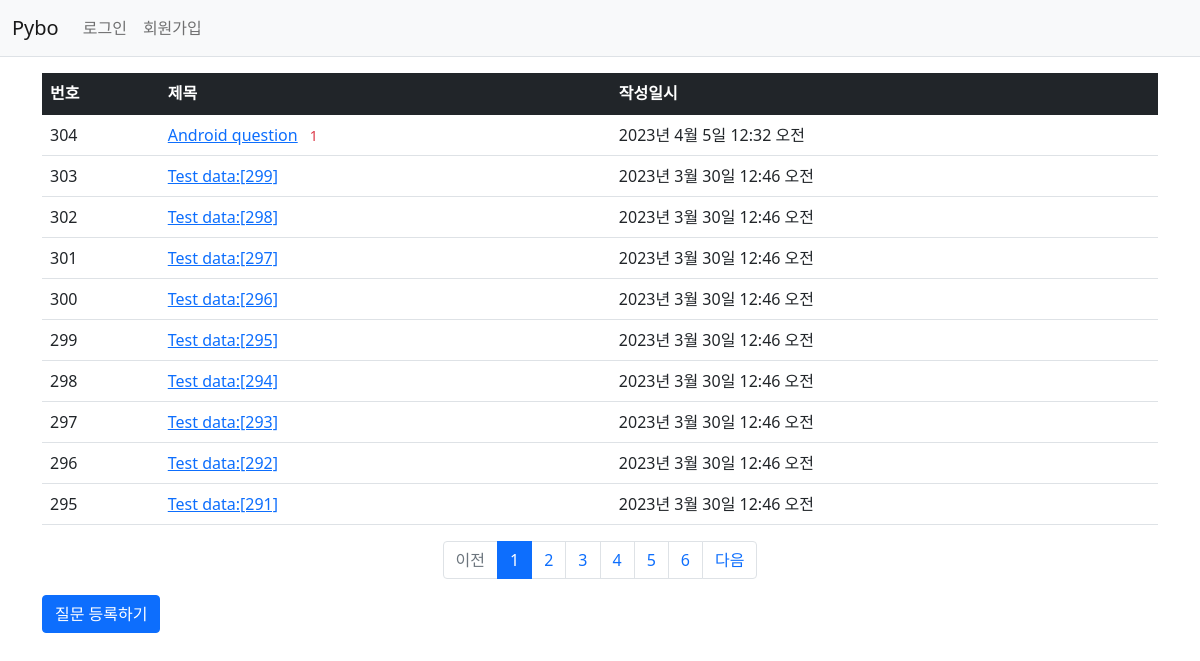
Page /pybo/ on the earlier database version.
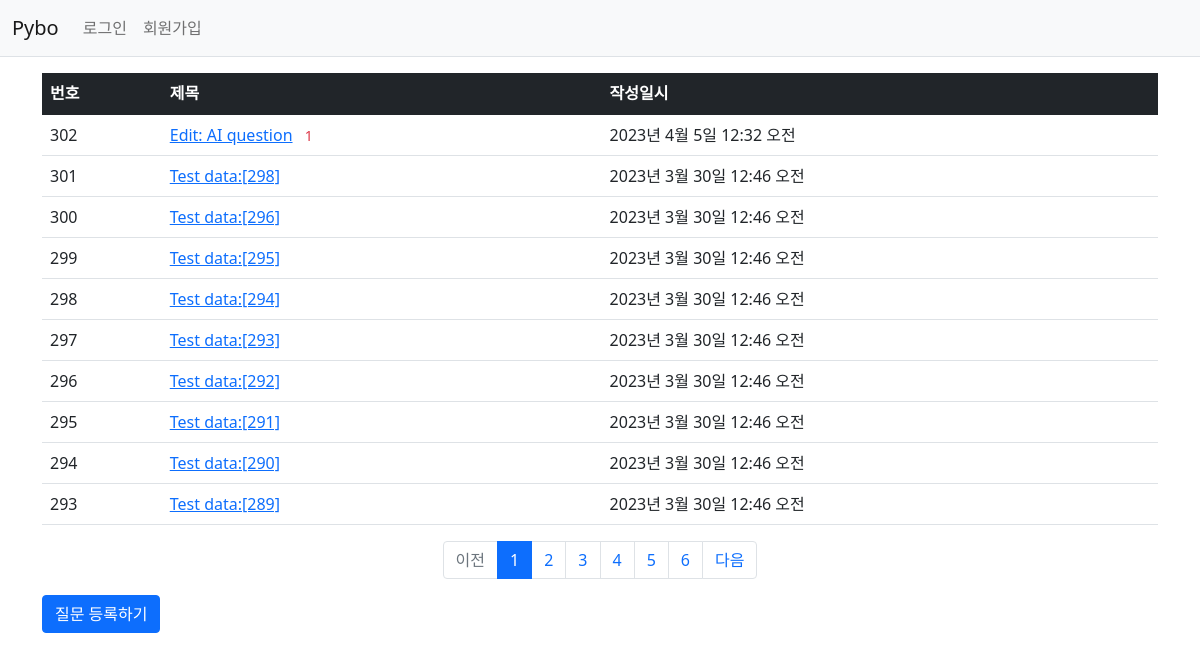
Same page on the later database version.
### pybo/models.py (models this page shows, shortened)
class Question(models.Model):
    author = models.ForeignKey(User, on_delete=models.CASCADE, related_name='author_question')  # question author
    subject = models.CharField(max_length=200)
    content = models.TextField()
    create_date = models.DateTimeField()
    modify_date = models.DateTimeField(null=True, blank=True)   # modified date
    voter = models.ManyToManyField(User, related_name='voter_question')    # 질문 추천인 추가. ManyToManyField = DB N:N relation

### pybo/views/base_views.py (the view)
# urls.py: path('', base_views.index, name='index'),    # '/'에 해당되는 path. 즉 http://localhost:8080/
def index(request):
    page = request.GET.get('page', '1')  # 페이지. # GET방식으로 호출된 url에서 page값을 가져올 때 사용됨
    question_list = Question.objects.order_by('-create_date')
    paginator = Paginator(question_list, 10)  # 페이지당 10개씩 보여주기
    page_obj = paginator.get_page(page)
    context = {'question_list': page_obj}   # question_list는 페이징 객체(page_obj)
    return render(request, 'pybo/question_list.html', context)

### pybo/templatetags/pybo_filter.py (called while the page is built)
@register.filter
def sub(value, arg):
    return value - arg

### templates/pybo/question_list.html
{%  extends 'base.html' %}
{% load pybo_filter %}
{% block content %}
<div class="container my-3">
    <table class="table">
        <thead>
        <tr class="table-dark">
            <th>번호</th>
            <th>제목</th>
            <th>작성일시</th>
        </tr>
        </thead>
        <tbody>
        {% if question_list %}
        {% for question in question_list %}
        <tr>
            <td>
                {{ question_list.paginator.count|sub:question_list.start_index|sub:forloop.counter0|add:1 }}
            </td>
            <td>
                <a href="{% url 'pybo:detail' question.id %}">{{ question.subject }}</a>
                {% if question.answer_set.count > 0 %}
                    <span class="text-danger small mx-2">{{ question.answer_set.count }}</span>
                {% endif %}
            </td>
            <td>{{ question.create_date }}</td>
        </tr>
        {% endfor %}
        {% else %}
        <tr>
            <td colspan="3">질문이 없습니다.</td>
        </tr>
        {% endif %}
        </tbody>
    </table>
    <ul class="pagination justify-content-center">
        {% if question_list.has_previous %}
        <li class="page-item">
            <a class="page-link" href="?page={{ question_list.previous_page_number }}">이전</a>
        </li>
        {% else %}
        <li class="page-item disabled">
            <a class="page-link" tabindex="-1" aria-disabled="true" href="#">이전</a>
        </li>
        {% endif %}
        {% for page_number in question_list.paginator.page_range %}
        {% if page_number >= question_list.number|add:-5 and page_number <= question_list.number|add:5 %}
        {% if page_number == question_list.number %}
        <li class="page-item active" aria-current="page">
            <a class="page-link" href="?page={{ page_number }}">{{ page_number }}</a>
        </li>
        {% else %}
        <li class="page-item">
            <a class="page-link" href="?page={{ page_number }}">{{ page_number }}</a>
        </li>
        {% endif %}
        {% endif %}
        {% endfor %}
        {% if question_list.has_next %}
        <li class="page-item">
            <a class="page-link" href="?page={{ question_list.next_page_number }}">다음</a>
        </li>
        {% else %}
        <li class="page-item disabled">
            <a class="page-link" tabindex="-1" aria-disabled="true" href="#">다음</a>
        </li>
        {% endif %}
    </ul>
    <a href="{% url 'pybo:question_create' %}" class="btn btn-primary">질문 등록하기</a>
</div>
{% endblock %}

Differences in the rows shown:
removed Question: paginator.count|sub "303", subject "Test data:[299]", create_date "2023년 3월 30일 12:46 오전"
removed Question: paginator.count|sub "301", subject "Test data:[297]", create_date "2023년 3월 30일 12:46 오전"
changed Question "2023년 4월 5일 12:32 오전": paginator.count|sub "304" → "302"; subject "Android question" → "Edit: AI question"
computed for Question "Test data:[298]": paginator.count|sub "302" → "301"
now on this page (row unchanged): Question: paginator.count|sub "294", subject "Test data:[290]", create_date "2023년 3월 30일 12:46 오전"
now on this page (row unchanged): Question: paginator.count|sub "293", subject "Test data:[289]", create_date "2023년 3월 30일 12:46 오전"
